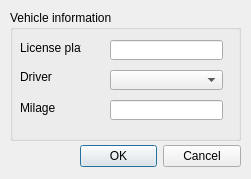
<?xml version="1.0" encoding="UTF-8"?>
<ui version="4.0">
 <class>AddNewVehicle</class>
 <widget class="QDialog" name="AddNewVehicle">
  <property name="geometry">
   <rect>
    <x>0</x>
    <y>0</y>
    <width>251</width>
    <height>179</height>
   </rect>
  </property>
  <property name="windowTitle">
   <string>Dialog</string>
  </property>
  <widget class="QDialogButtonBox" name="buttonBox">
   <property name="geometry">
    <rect>
     <x>80</x>
     <y>140</y>
     <width>161</width>
     <height>32</height>
    </rect>
   </property>
   <property name="orientation">
    <enum>Qt::Horizontal</enum>
   </property>
   <property name="standardButtons">
    <set>QDialogButtonBox::Cancel|QDialogButtonBox::Ok</set>
   </property>
  </widget>
  <widget class="QGroupBox" name="groupBox">
   <property name="geometry">
    <rect>
     <x>10</x>
     <y>10</y>
     <width>231</width>
     <height>131</height>
    </rect>
   </property>
   <property name="title">
    <string>Vehicle information</string>
   </property>
   <widget class="QLineEdit" name="le_lcPlate">
    <property name="geometry">
     <rect>
      <x>100</x>
      <y>30</y>
      <width>113</width>
      <height>20</height>
     </rect>
    </property>
   </widget>
   <widget class="QLineEdit" name="le_milage">
    <property name="geometry">
     <rect>
      <x>100</x>
      <y>90</y>
      <width>113</width>
      <height>20</height>
     </rect>
    </property>
   </widget>
   <widget class="QLabel" name="label">
    <property name="geometry">
     <rect>
      <x>10</x>
      <y>30</y>
      <width>61</width>
      <height>16</height>
     </rect>
    </property>
    <property name="text">
     <string>License plate</string>
    </property>
   </widget>
   <widget class="QLabel" name="label_2">
    <property name="geometry">
     <rect>
      <x>10</x>
      <y>60</y>
      <width>47</width>
      <height>13</height>
     </rect>
    </property>
    <property name="text">
     <string>Driver</string>
    </property>
   </widget>
   <widget class="QLabel" name="label_3">
    <property name="geometry">
     <rect>
      <x>10</x>
      <y>90</y>
      <width>61</width>
      <height>16</height>
     </rect>
    </property>
    <property name="text">
     <string>Milage</string>
    </property>
   </widget>
   <widget class="QComboBox" name="cmb_Driver">
    <property name="geometry">
     <rect>
      <x>100</x>
      <y>60</y>
      <width>113</width>
      <height>20</height>
     </rect>
    </property>
   </widget>
  </widget>
 </widget>
 <resources/>
 <connections>
  <connection>
   <sender>buttonBox</sender>
   <signal>accepted()</signal>
   <receiver>AddNewVehicle</receiver>
   <slot>accept()</slot>
   <hints>
    <hint type="sourcelabel">
     <x>248</x>
     <y>254</y>
    </hint>
    <hint type="destinationlabel">
     <x>157</x>
     <y>274</y>
    </hint>
   </hints>
  </connection>
  <connection>
   <sender>buttonBox</sender>
   <signal>rejected()</signal>
   <receiver>AddNewVehicle</receiver>
   <slot>reject()</slot>
   <hints>
    <hint type="sourcelabel">
     <x>316</x>
     <y>260</y>
    </hint>
    <hint type="destinationlabel">
     <x>286</x>
     <y>274</y>
    </hint>
   </hints>
  </connection>
 </connections>
</ui>
